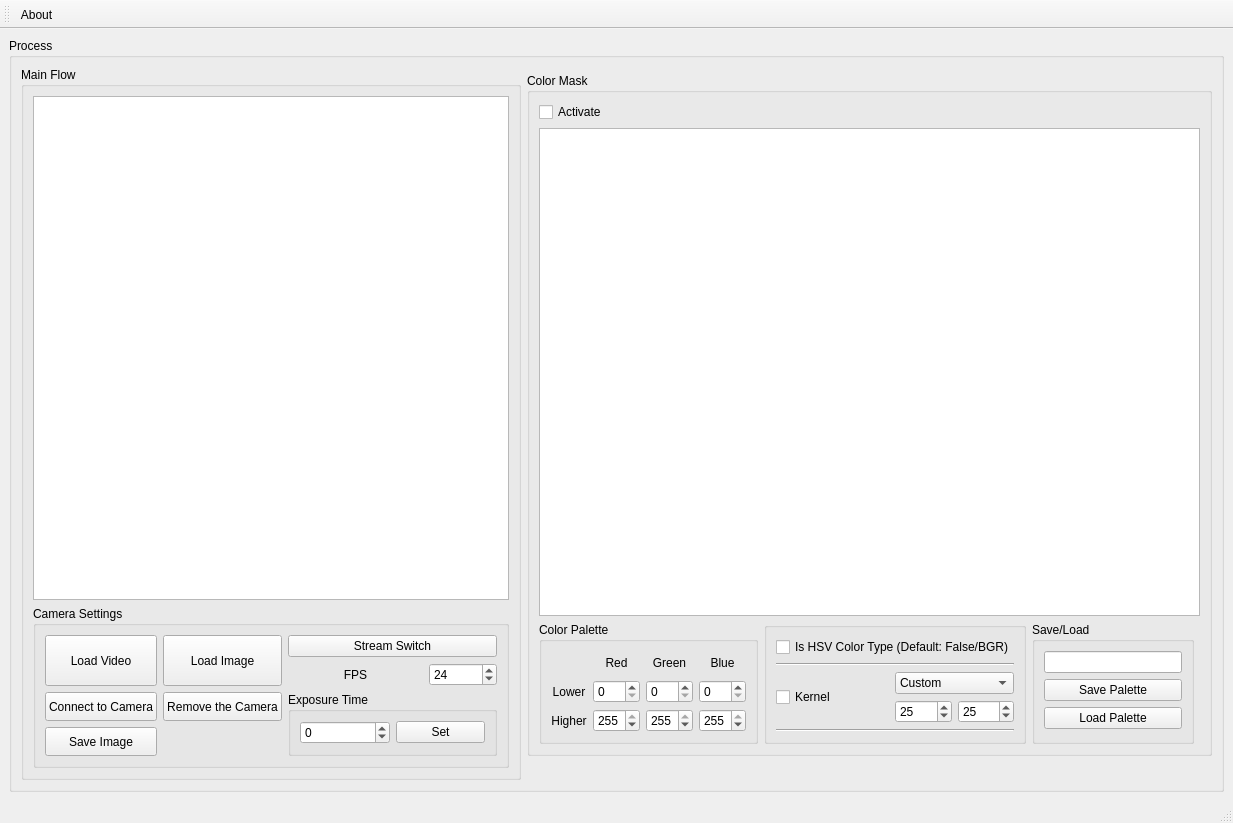
<?xml version="1.0" encoding="UTF-8"?>
<ui version="4.0">
 <author>Muhammed Said BİLGEHAN</author>
 <class>MainWindow</class>
 <widget class="QMainWindow" name="MainWindow">
  <property name="geometry">
   <rect>
    <x>0</x>
    <y>0</y>
    <width>1233</width>
    <height>823</height>
   </rect>
  </property>
  <property name="windowTitle">
   <string>MainWindow</string>
  </property>
  <widget class="QWidget" name="centralwidget">
   <layout class="QGridLayout" name="gridLayout_6">
    <item row="0" column="0">
     <widget class="QGroupBox" name="groupBox_Process">
      <property name="minimumSize">
       <size>
        <width>100</width>
        <height>100</height>
       </size>
      </property>
      <property name="title">
       <string>Process</string>
      </property>
      <layout class="QGridLayout" name="gridLayout_4">
       <item row="0" column="0" rowspan="6">
        <widget class="QGroupBox" name="groupBox_Main_Flow">
         <property name="maximumSize">
          <size>
           <width>500</width>
           <height>16777215</height>
          </size>
         </property>
         <property name="title">
          <string>Main Flow</string>
         </property>
         <layout class="QGridLayout" name="gridLayout_10">
          <item row="0" column="0">
           <widget class="Graphics_View" name="graphicsView_Camera">
            <property name="minimumSize">
             <size>
              <width>100</width>
              <height>100</height>
             </size>
            </property>
            <property name="mouseTracking">
             <bool>true</bool>
            </property>
            <property name="verticalScrollBarPolicy">
             <enum>Qt::ScrollBarAlwaysOff</enum>
            </property>
            <property name="horizontalScrollBarPolicy">
             <enum>Qt::ScrollBarAlwaysOff</enum>
            </property>
           </widget>
          </item>
          <item row="1" column="0">
           <widget class="QGroupBox" name="groupBox_Camera_Settings">
            <property name="sizePolicy">
             <sizepolicy hsizetype="Preferred" vsizetype="Maximum">
              <horstretch>0</horstretch>
              <verstretch>0</verstretch>
             </sizepolicy>
            </property>
            <property name="title">
             <string>Camera Settings</string>
            </property>
            <layout class="QGridLayout" name="gridLayout_2">
             <item row="2" column="1">
              <widget class="QPushButton" name="pushButton_Remove_the_Camera">
               <property name="sizePolicy">
                <sizepolicy hsizetype="Minimum" vsizetype="Minimum">
                 <horstretch>0</horstretch>
                 <verstretch>0</verstretch>
                </sizepolicy>
               </property>
               <property name="text">
                <string>Remove the Camera</string>
               </property>
              </widget>
             </item>
             <item row="0" column="1" rowspan="2">
              <widget class="QPushButton" name="pushButton_Load_Image">
               <property name="sizePolicy">
                <sizepolicy hsizetype="Minimum" vsizetype="Minimum">
                 <horstretch>0</horstretch>
                 <verstretch>0</verstretch>
                </sizepolicy>
               </property>
               <property name="text">
                <string>Load Image</string>
               </property>
              </widget>
             </item>
             <item row="2" column="0">
              <widget class="QPushButton" name="pushButton_Connect_to_Camera">
               <property name="sizePolicy">
                <sizepolicy hsizetype="Minimum" vsizetype="Minimum">
                 <horstretch>0</horstretch>
                 <verstretch>0</verstretch>
                </sizepolicy>
               </property>
               <property name="styleSheet">
                <string notr="true">QPushButton::hover {background-color : lightgreen}
QPushButton::click {background-color : green}</string>
               </property>
               <property name="text">
                <string>Connect to Camera</string>
               </property>
              </widget>
             </item>
             <item row="2" column="2" rowspan="2" colspan="3">
              <widget class="QGroupBox" name="groupBox_Exposure_Time">
               <property name="title">
                <string>Exposure Time</string>
               </property>
               <layout class="QGridLayout" name="gridLayout_5">
                <item row="3" column="0">
                 <widget class="QSpinBox" name="spinBox_Exposure_Time">
                  <property name="minimum">
                   <number>-100000</number>
                  </property>
                  <property name="maximum">
                   <number>100000</number>
                  </property>
                 </widget>
                </item>
                <item row="3" column="1">
                 <widget class="QPushButton" name="pushButton_Set_Exposure">
                  <property name="text">
                   <string>Set</string>
                  </property>
                 </widget>
                </item>
               </layout>
              </widget>
             </item>
             <item row="3" column="0">
              <widget class="QPushButton" name="pushButton_Save_Image">
               <property name="sizePolicy">
                <sizepolicy hsizetype="Minimum" vsizetype="Minimum">
                 <horstretch>0</horstretch>
                 <verstretch>0</verstretch>
                </sizepolicy>
               </property>
               <property name="text">
                <string>Save Image</string>
               </property>
              </widget>
             </item>
             <item row="0" column="0" rowspan="2">
              <widget class="QPushButton" name="pushButton_Load_Video">
               <property name="sizePolicy">
                <sizepolicy hsizetype="Minimum" vsizetype="Minimum">
                 <horstretch>0</horstretch>
                 <verstretch>0</verstretch>
                </sizepolicy>
               </property>
               <property name="text">
                <string>Load Video</string>
               </property>
              </widget>
             </item>
             <item row="1" column="2" colspan="2">
              <widget class="QLabel" name="label_H_5">
               <property name="text">
                <string>FPS</string>
               </property>
               <property name="alignment">
                <set>Qt::AlignCenter</set>
               </property>
              </widget>
             </item>
             <item row="1" column="4">
              <widget class="QSpinBox" name="spinBox_Save_Video_FPS">
               <property name="minimum">
                <number>10</number>
               </property>
               <property name="maximum">
                <number>1020</number>
               </property>
               <property name="singleStep">
                <number>1</number>
               </property>
               <property name="value">
                <number>24</number>
               </property>
              </widget>
             </item>
             <item row="0" column="2" colspan="3">
              <widget class="QPushButton" name="pushButton_Stream_Switch">
               <property name="sizePolicy">
                <sizepolicy hsizetype="Minimum" vsizetype="Maximum">
                 <horstretch>0</horstretch>
                 <verstretch>0</verstretch>
                </sizepolicy>
               </property>
               <property name="text">
                <string>Stream Switch</string>
               </property>
              </widget>
             </item>
            </layout>
           </widget>
          </item>
         </layout>
        </widget>
       </item>
       <item row="1" column="2">
        <widget class="QGroupBox" name="groupBox_Camera_Process_Color_Mask">
         <property name="title">
          <string>Color Mask</string>
         </property>
         <layout class="QGridLayout" name="gridLayout_13">
          <item row="2" column="0" rowspan="3">
           <widget class="QGroupBox" name="groupBox_Color_Palette">
            <property name="title">
             <string>Color Palette</string>
            </property>
            <layout class="QGridLayout" name="gridLayout_3">
             <item row="0" column="1">
              <widget class="QLabel" name="label">
               <property name="text">
                <string>Red</string>
               </property>
               <property name="alignment">
                <set>Qt::AlignCenter</set>
               </property>
              </widget>
             </item>
             <item row="0" column="3">
              <widget class="QLabel" name="label_3">
               <property name="text">
                <string>Blue</string>
               </property>
               <property name="alignment">
                <set>Qt::AlignCenter</set>
               </property>
              </widget>
             </item>
             <item row="1" column="0">
              <widget class="QLabel" name="label_Color_Palette_Lower">
               <property name="text">
                <string>Lower</string>
               </property>
               <property name="alignment">
                <set>Qt::AlignCenter</set>
               </property>
              </widget>
             </item>
             <item row="1" column="1">
              <widget class="QSpinBox" name="spinBox_Color_Palette_Lower_Red">
               <property name="maximum">
                <number>255</number>
               </property>
              </widget>
             </item>
             <item row="1" column="2">
              <widget class="QSpinBox" name="spinBox_Color_Palette_Lower_Green">
               <property name="maximum">
                <number>255</number>
               </property>
              </widget>
             </item>
             <item row="1" column="3">
              <widget class="QSpinBox" name="spinBox_Color_Palette_Lower_Blue">
               <property name="maximum">
                <number>255</number>
               </property>
              </widget>
             </item>
             <item row="0" column="2">
              <widget class="QLabel" name="label_2">
               <property name="text">
                <string>Green</string>
               </property>
               <property name="alignment">
                <set>Qt::AlignCenter</set>
               </property>
              </widget>
             </item>
             <item row="3" column="2">
              <widget class="QSpinBox" name="spinBox_Color_Palette_Upper_Green">
               <property name="maximum">
                <number>255</number>
               </property>
               <property name="value">
                <number>255</number>
               </property>
              </widget>
             </item>
             <item row="3" column="1">
              <widget class="QSpinBox" name="spinBox_Color_Palette_Upper_Red">
               <property name="maximum">
                <number>255</number>
               </property>
               <property name="value">
                <number>255</number>
               </property>
              </widget>
             </item>
             <item row="3" column="3">
              <widget class="QSpinBox" name="spinBox_Color_Palette_Upper_Blue">
               <property name="maximum">
                <number>255</number>
               </property>
               <property name="value">
                <number>255</number>
               </property>
              </widget>
             </item>
             <item row="3" column="0">
              <widget class="QLabel" name="label_Color_Palette_Higher">
               <property name="text">
                <string>Higher</string>
               </property>
               <property name="alignment">
                <set>Qt::AlignCenter</set>
               </property>
              </widget>
             </item>
            </layout>
           </widget>
          </item>
          <item row="2" column="1" rowspan="3">
           <widget class="QGroupBox" name="groupBox">
            <property name="title">
             <string/>
            </property>
            <layout class="QGridLayout" name="gridLayout">
             <item row="1" column="0" colspan="4">
              <widget class="Line" name="line">
               <property name="orientation">
                <enum>Qt::Horizontal</enum>
               </property>
              </widget>
             </item>
             <item row="3" column="2">
              <widget class="QSpinBox" name="spinBox_Color_Mask_Kernel_Min">
               <property name="maximum">
                <number>255</number>
               </property>
               <property name="value">
                <number>25</number>
               </property>
              </widget>
             </item>
             <item row="0" column="0" colspan="4">
              <widget class="QCheckBox" name="checkBox_is_HSV">
               <property name="text">
                <string>Is HSV Color Type (Default: False/BGR)</string>
               </property>
              </widget>
             </item>
             <item row="3" column="3">
              <widget class="QSpinBox" name="spinBox_Color_Mask_Kernel_Max">
               <property name="maximum">
                <number>255</number>
               </property>
               <property name="value">
                <number>25</number>
               </property>
              </widget>
             </item>
             <item row="2" column="0" rowspan="2" colspan="2">
              <widget class="QCheckBox" name="checkBox_Color_Mask_Kernel">
               <property name="text">
                <string>Kernel</string>
               </property>
              </widget>
             </item>
             <item row="4" column="0" colspan="4">
              <widget class="Line" name="line_2">
               <property name="orientation">
                <enum>Qt::Horizontal</enum>
               </property>
              </widget>
             </item>
             <item row="2" column="2" colspan="2">
              <widget class="QComboBox" name="comboBox_Color_Mask_Kernel">
               <item>
                <property name="text">
                 <string>Custom</string>
                </property>
               </item>
              </widget>
             </item>
            </layout>
           </widget>
          </item>
          <item row="1" column="0" colspan="4">
           <widget class="Graphics_View" name="graphicsView_Camera_Process_Color_Mask">
            <property name="minimumSize">
             <size>
              <width>100</width>
              <height>100</height>
             </size>
            </property>
            <property name="mouseTracking">
             <bool>true</bool>
            </property>
            <property name="verticalScrollBarPolicy">
             <enum>Qt::ScrollBarAlwaysOff</enum>
            </property>
            <property name="horizontalScrollBarPolicy">
             <enum>Qt::ScrollBarAlwaysOff</enum>
            </property>
           </widget>
          </item>
          <item row="0" column="0" colspan="4">
           <widget class="QCheckBox" name="checkBox_Process_Active">
            <property name="text">
             <string>Activate</string>
            </property>
           </widget>
          </item>
          <item row="2" column="2" rowspan="3">
           <widget class="QGroupBox" name="groupBox_Color_Palette_Save_Load">
            <property name="title">
             <string>Save/Load</string>
            </property>
            <layout class="QVBoxLayout" name="verticalLayout">
             <item>
              <widget class="QLineEdit" name="lineEdit_color_palette_name"/>
             </item>
             <item>
              <widget class="QPushButton" name="pushButton_Save_Palette">
               <property name="text">
                <string>Save Palette</string>
               </property>
              </widget>
             </item>
             <item>
              <widget class="QPushButton" name="pushButton_Load_Palette">
               <property name="text">
                <string>Load Palette</string>
               </property>
              </widget>
             </item>
            </layout>
           </widget>
          </item>
         </layout>
        </widget>
       </item>
      </layout>
     </widget>
    </item>
   </layout>
  </widget>
  <widget class="QStatusBar" name="statusbar"/>
  <widget class="QToolBar" name="toolBar">
   <property name="windowTitle">
    <string>toolBar</string>
   </property>
   <attribute name="toolBarArea">
    <enum>TopToolBarArea</enum>
   </attribute>
   <attribute name="toolBarBreak">
    <bool>false</bool>
   </attribute>
   <addaction name="action_About_Page"/>
  </widget>
  <action name="action_About_Page">
   <property name="text">
    <string>&amp;About</string>
   </property>
   <property name="toolTip">
    <string>About</string>
   </property>
  </action>
 </widget>
 <customwidgets>
  <customwidget>
   <class>Graphics_View</class>
   <extends>QGraphicsView</extends>
   <header location="global">constructor_ui</header>
  </customwidget>
 </customwidgets>
 <resources/>
 <connections/>
 <designerdata>
  <property name="gridDeltaX">
   <number>10</number>
  </property>
  <property name="gridDeltaY">
   <number>10</number>
  </property>
  <property name="gridSnapX">
   <bool>true</bool>
  </property>
  <property name="gridSnapY">
   <bool>true</bool>
  </property>
  <property name="gridVisible">
   <bool>true</bool>
  </property>
 </designerdata>
</ui>
